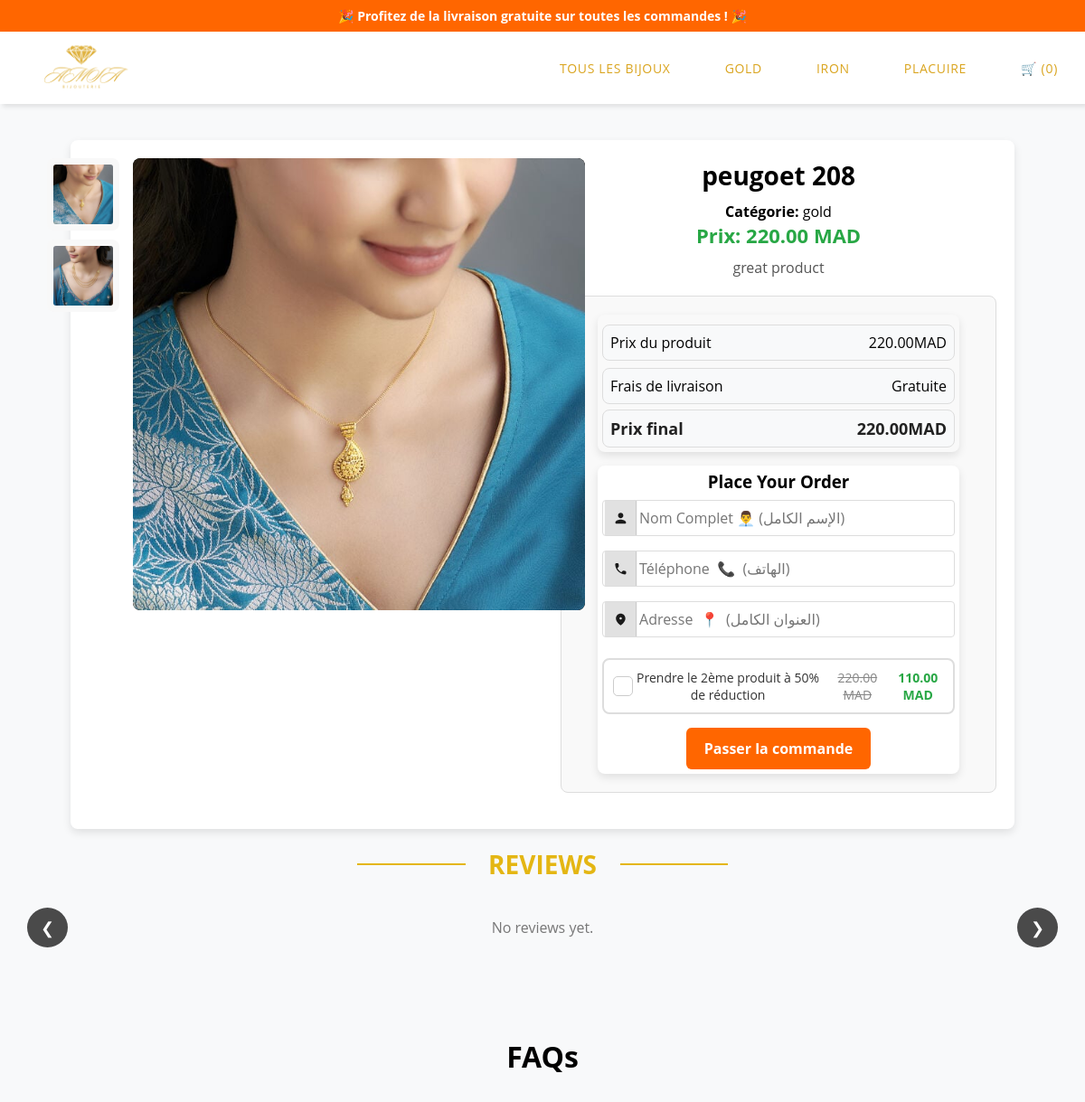
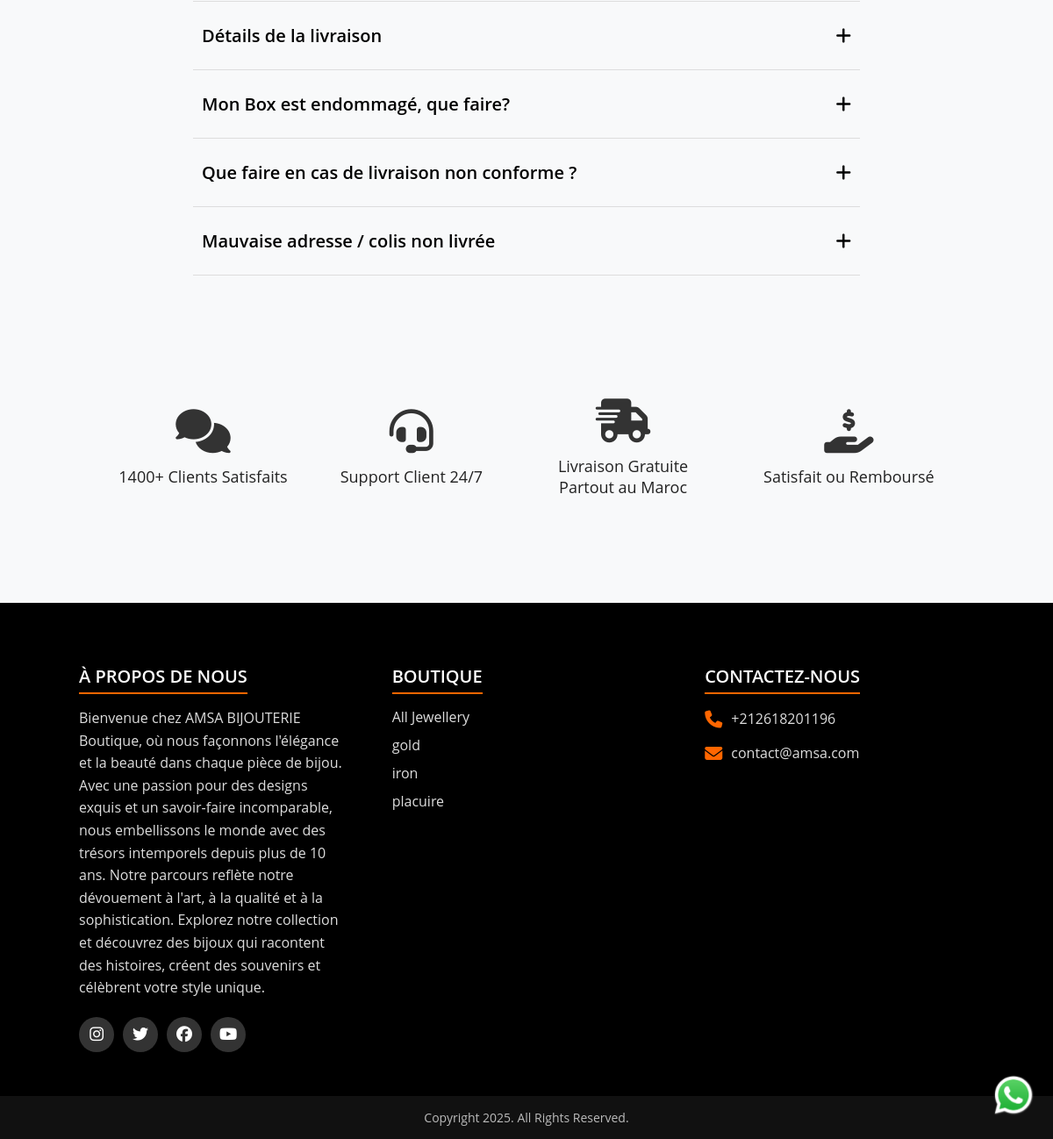
/1/, run on the app's committed database (2 pictures, top to bottom).
### products/models.py (models this page shows, shortened)
class Category(models.Model):
    name = models.CharField(max_length=255)
    description = models.TextField(blank=True, null=True)
    image = models.ImageField(upload_to='categories/', blank=True, null=True)

class ProductImage(models.Model):
    product = models.ForeignKey(Product, related_name='images', on_delete=models.CASCADE)
    image = models.ImageField(upload_to='product_images/')
    is_main = models.BooleanField(default=False)  # Mark this image as the main image (optional)

class Product(models.Model):
    name = models.CharField(max_length=100)
    description = models.TextField()
    price = models.DecimalField(max_digits=10, decimal_places=2)
    stock = models.PositiveIntegerField(default=0)
    created_at = models.DateTimeField(auto_now_add=True)
    category = models.ForeignKey(Category, related_name='products', on_delete=models.CASCADE)
    addons = models.ManyToManyField('self', symmetrical=False, related_name='addon_for', blank=True)
    video = models.FileField(upload_to='product_videos/', blank=True, null=True, validators=[validate_video_size])  # Added video field

### products/views.py (the view)
# urls.py: path('<int:pk>/', product_detail, name='product_detail'),
def product_detail(request, pk):
    product = get_object_or_404(Product, pk=pk)
    reviews = product.reviews.all()
    if request.method == 'POST':
        form = ReviewForm(request.POST, request.FILES)
        if form.is_valid():
            review = form.save(commit=False)
            review.product = product  # Associate the review with the product
            review.save()
    else:
        form = ReviewForm()
        addons = []
        for addon in product.addons.all():
            addon_price_half = addon.price / 2  # Calculate half price
            addons.append({
                'add': addon,
                'discounted_price': addon_price_half,
            })
    return render(request, 'products/product_detail.html', {
        'product': product,
        'addons': addons,
        'form': form,
        'reviews':reviews
    })

### products/forms.py
class ReviewForm(forms.ModelForm):
    class Meta:
        model = Review
        fields = ['name', 'content', 'image']
        widgets = {
            'content': forms.Textarea(attrs={'rows': 4, 'cols': 40}),
        }

### products/context_processors.py (called while the page is built)
def category_links(request):
    return {'categories': Category.objects.all()}

### products/templatetags/custom_filters.py (called while the page is built)
@register.filter(name='divide')
def divide(value, arg):
    try:
        return value / arg
    except (TypeError, ZeroDivisionError):
        return value

@register.filter(name='linebreaks_to_br')
def linebreaks_to_br(value):
    return value.replace("\n", "<br>")

### templates/products/product_detail.html (shortened to what this page needs)
{% extends 'base.html' %}
{% load static %}
{% block content %}
{% load custom_filters %}
<div id="pr">
    <div class="product-detail-container">
        <div class="image-section">
            <div class="media-container">
                <div class="gallery-container">
                    <div class="product-gallery">
                        {% for image in product.images.all %}
                            <div class="gallery-item">
                                <img class="gallery-image" src="{{ image.image.url }}" alt="{{ product.name }}" data-large="{{ image.image.url }}">
                            </div>
                        {% endfor %}
                    </div>
                </div>
                <div class="main-media-wrapper">
                    {% if product.video %}
                        <video id="main-media" controls>
                            <source src="{{ product.video.url }}" type="video/mp4">
                            Your browser does not support the video tag.
                        </video>
                    {% else %}
                        <img id="main-media" src="{{ product.images.first.image.url }}" alt="{{ product.name }}">
                    {% endif %}
                </div>
            </div>
        </div>
        <div class="product-info">
            <h1 style="text-align: center;">{{ product.name }}</h1>
            <p style="text-align: center;"><strong>Catégorie:</strong> {{ product.category.name }}</p>
            <p class="product-price" style="text-align: center;"><strong>Prix:</strong> {{ product.price }} MAD</p>
            <p class="product-description" style="text-align: center;">{{ product.description|linebreaks_to_br|safe }}</p>
            <div class="product-cart-style">
                <div class="price-shipping-section">
                    <div class="price-info">
                        <div class="invoice-row">
                            <span>Prix du produit</span><span><span id="total-price">{{ product.price }}</span>MAD</span>
                        </div>
                        <div class="invoice-row">
                            <span>Frais de livraison</span><span id="shipping-fee">Gratuite</span>
                        </div>
                        <div class="invoice-row final">
                            <span><strong>Prix final</strong></span><span><strong><span id="final-price">{{ product.price }}</span>MAD</strong></span>
                        </div>
                    </div>
                </div>
                <div class="order-button-container">
                    <form method="post" action="{% url 'checkout' %}" class="checkout-form" id="checkout-form">
                        <h3>Place Your Order</h3>
                        <input type="text" name="name" placeholder="Nom Complet 👨‍💼 (الإسم الكامل)" id="namo" style="background-image: url('../static/ico.svg');">
                        <input type="text" name="phone" placeholder="Téléphone  📞  (الهاتف)" id="namo" style="background-image: url('../static/ico1.svg');" required>
                        <input type="text" name="address" placeholder="Adresse  📍  (العنوان الكامل)" style="background-image: url('../static/ico2.svg');" id="namo">
                        <div class="p-checkbox-container">
                            <label class="p-label">
                                <input type="checkbox" name="offer" value="50" id="offer-checkbox" class="p-checkbox">
                                <span class="p-text">Prendre le 2ème produit à 50% de réduction</span>
                                <span class="p-info">
                                    <span class="o-price">{{ product.price }} MAD</span>
                                    <span class="d-price">{{ product.price|divide:2 }} MAD</span>
                                </span>
                            </label>
                        </div>
                        <button type="submit" class="btn-place-order">Passer la commande</button>
                    </form>
                </div>
            </div>
        </div>
    </div>
    <div style="margin-top: 20px;">
        <div class="title_one">
            <h3 class="headline_one">Reviews</h3>
        </div>
        <div class="reviews-slider-container">
            <button class="slider-control prev" onclick="moveSlide(-1)">&#10094;</button>
            <button class="slider-control next" onclick="moveSlide(1)">&#10095;</button>
            <div class="reviews-slider">
                {% for review in reviews %}
                    <div class="review-slide">
                        <div class="review">
                            <div class="review-image">
                                <img src="{{ review.image.url }}" alt="{{ review.name }}" />
                            </div>
                            <div class="review-details">
                                <div class="review-header">
                                    <strong>{{ review.name }}</strong>
                                    <span class="review-date"><small>{{ review.created_at }}</small></span>
                                </div>
                                <p class="review-content">{{ review.content }}</p>
                            </div>
                        </div>
                    </div>
                {% empty %}
                    <p class="no-reviews">No reviews yet.</p>
                {% endfor %}
            </div>
        </div>
    </div>
    <section class="faq-section">
        <h2 class="faq-title">FAQs</h2>
        <div class="faq-container">
            <div class="faq-item">
                <div class="faq-question">
                    <span>Détails de la livraison</span>
                    <i class="fas fa-plus"></i>
                </div>
            </div>
            <div class="faq-item">
                <div class="faq-question">
                    <span>Mon Box est endommagé, que faire?</span>
                    <i class="fas fa-plus"></i>
                </div>
            </div>
            <div class="faq-item">
                <div class="faq-question">
                    <span>Que faire en cas de livraison non conforme ?</span>
                    <i class="fas fa-plus"></i>
                </div>
            </div>
            <div class="faq-item">
                <div class="faq-question">
                    <span>Mauvaise adresse / colis non livrée</span>
                    <i class="fas fa-plus"></i>
                </div>
            </div>
        </div>
    </section>
    <div class="features-section">
        <div class="feature-item">
            <i class="fas fa-comments feature-icon"></i>
            <p>1400+ Clients Satisfaits</p>
        </div>
        <div class="feature-item">
            <i class="fas fa-headset feature-icon"></i>
            <p>Support Client 24/7</p>
        </div>
        <div class="feature-item">
            <i class="fas fa-shipping-fast feature-icon"></i>
            <p>Livraison Gratuite Partout au Maroc</p>
        </div>
        <div class="feature-item">
            <i class="fas fa-hand-holding-usd feature-icon"></i>
            <p>Satisfait ou Remboursé</p>
        </div>
    </div>
</div>
{% endblock %}

### templates/partials/navbar.html (shortened to what this page needs)
{% load static %}
<nav class="navbar">
    <ul>
        <li>
            <a href="{% url 'index' %}"><img src="{% static 'images/logo.png' %}" alt="AMSA Logo" /></a>
        </li>
        <li class="hideOnMobile"><a href="{% url 'product_list' %}">Tous les bijoux</a></li>
        {% for category in categories %}
            <li class="hideOnMobile"><a href="{% url 'product_list' %}?category={{ category.id }}">{{ category.name }}</a></li>
        {% endfor %}
        <li class="cart-icon">
            <a href="#" id="toggle-cart">
                🛒 (<span id="cart-count">{{ request.session.cart|length }}</span>)
            </a>
        </li>
    </ul>
</nav>

### templates/partials/footer.html
{% load static %}
<footer>
    <div class="container" style="margin-top: 20px; background-color: black;">
      <div class="sec">
        <h2>À propos de nous</h2>
        <p>
          Bienvenue chez AMSA BIJOUTERIE Boutique, où nous façonnons l'élégance et la beauté dans chaque pièce de bijou.
          Avec une passion pour des designs exquis et un savoir-faire incomparable, nous embellissons le monde avec des trésors intemporels depuis plus de 10 ans.
          Notre parcours reflète notre dévouement à l'art, à la qualité et à la sophistication.
          Explorez notre collection et découvrez des bijoux qui racontent des histoires, créent des souvenirs et célèbrent votre style unique.
        </p>
        <ul class="sci">
          <li>
            <a href="https://www.instagram.com/adeshdatir_99/"><i class="fa-brands fa-instagram"></i></a>
          </li>
          <li>
            <a href="https://twitter.com/adeshdatir"><i class="fa-brands fa-twitter"></i></a>
          </li>
          <li>
            <a href="https://www.facebook.com/adesh.datir.99/"><i class="fa-brands fa-facebook"></i></a>
          </li>
          <li>
            <a href="https://www.youtube.com/channel/UCY2yJpYNDkmM-ivvlpEtsSg/videos"><i class="fa-brands fa-youtube"></i></a>
          </li>
        </ul>
      </div>
      <div class="sec quicklinks">
        <h2>Boutique</h2>
        <ul>
          <li><a href="{% url 'product_list' %}">All Jewellery</a></li>
          {% for category in categories %}
            <li><a href="{% url 'product_list' %}?category={{ category.id }}">{{ category.name }}</a></li>
          {% endfor %}
        </ul>
      </div>
      <div class="sec contact">
        <h2>Contactez-nous</h2>
        <ul class="info">
          <li>
            <span><i class="fa-solid fa-phone"></i></span>
            <p><a href="tel: +919881852058">+212618201196</a></p>
          </li>
          <li>
            <span><i class="fa-solid fa-envelope"></i></span>
            <p>
              <a href="mailto: adeshdatir99@gmail.com"
                >contact@amsa.com</a
              >
            </p>
          </li>
        </ul>
      </div>
    </div>
</footer>
<div class="copyrightText">
    <p>Copyright 2025. All Rights Reserved.</p>
</div>
<div class="whatsapp_float">
    <a href="https://wa.me/+212618201196">
        <img src="{% static 'images/whatsapp.webp' %}" alt="" />
    </a>
</div>

### static/css/style.css (style rules this page uses)
* { margin: 0; padding: 0; box-sizing: border-box; font-family: "Open Sans", "snas-serif"; }
body, html { width: 100%; height: 100%; overflow-x: hidden; }
nav { background-color: white; box-shadow: 3px 3px 5px rgba(0, 0, 0, 0.1); }
nav img { max-width: 120px; }
nav ul { width: 100%; list-style: none; display: flex; justify-content: flex-end; align-items: center; }
nav li { height: 80px; text-transform: uppercase; font-weight: 400; font-size: 14px; letter-spacing: 0.05em; }
nav a { height: 100%; padding: 0 30px; text-decoration: none; display: flex; align-items: center; color: #daa520; }
nav li:first-child { margin-right: auto; }
.container { width: 100%; height: 90vh; background-color: #000; overflow: hidden; }
.title_one { display: flex; justify-content: center; }
.headline_one { display: grid; grid-template-columns: repeat(3, 1fr); align-items: center; column-gap: 1.6rem; color: #e4b613; }
.headline_one::before, .headline_one::after { content: ""; height: 2px; background-color: #e4b613; display: block; }
footer { position: relative; width: 100%; padding: 40px 80px; background: #000; margin-top: 50px; color: #fff; }
footer .container { display: grid; grid-template-columns: repeat(3, 1fr); gap: 30px; align-items: start; height: auto; }
footer .container .sec { padding: 10px; }
footer .container .sec h2 { font-size: 20px; font-weight: 600; margin-bottom: 15px; text-transform: uppercase; border-bottom: 2px solid #ff6600; display: inline-block; padding-bottom: 5px; }
footer .container .sec p { font-size: 16px; color: #ddd; line-height: 1.6; }
footer .container .sci { display: flex; gap: 10px; margin-top: 20px; }
footer .container .sci li { list-style: none; }
footer .container .sci li a { display: flex; width: 40px; height: 40px; background: #333; border-radius: 50%; align-items: center; justify-content: center; text-decoration: none; transition: background 0.3s ease; }
footer .container .sci li a i { color: #fff; font-size: 18px; }
footer .container .quicklinks ul { padding: 0; }
footer .container .quicklinks ul li { list-style: none; margin-bottom: 10px; }
footer .container .quicklinks ul li a { color: #ddd; text-decoration: none; font-size: 16px; transition: color 0.3s ease; }
footer .container .contact .info li { display: flex; align-items: center; gap: 10px; margin-bottom: 12px; }
footer .container .contact .info li span { font-size: 20px; color: #ff6600; }
footer .container .contact .info li a { color: #ddd; text-decoration: none; font-size: 16px; transition: color 0.3s ease; }
.copyrightText { width: 100%; background: #111; padding: 15px; text-align: center; color: #bbb; font-size: 14px; }
.whatsapp_float { position: fixed; bottom: 20px; right: 20px; z-index: 1000; }
.whatsapp_float img { width: 50px; height: 50px; cursor: pointer; }
.title_one { text-align: center; margin-bottom: 20px; }
.headline_one { font-size: 28px; font-weight: bold; text-transform: uppercase; }
#pr { margin-top: 20px; padding: 20px; }

### data on the page
Category: name "GOLD", name "gold"
Category: name "IRON", name "iron"
Category: name "PLACUIRE", name "placuire"
ProductImage: image (picture)
ProductImage: image (picture)
Product: images.first.image (picture), name "peugoet 208", category.name "gold", price "220.00", description "great product", price|divide "110.00"

### other printed values
{{ request.session.cart|length }} "0"
